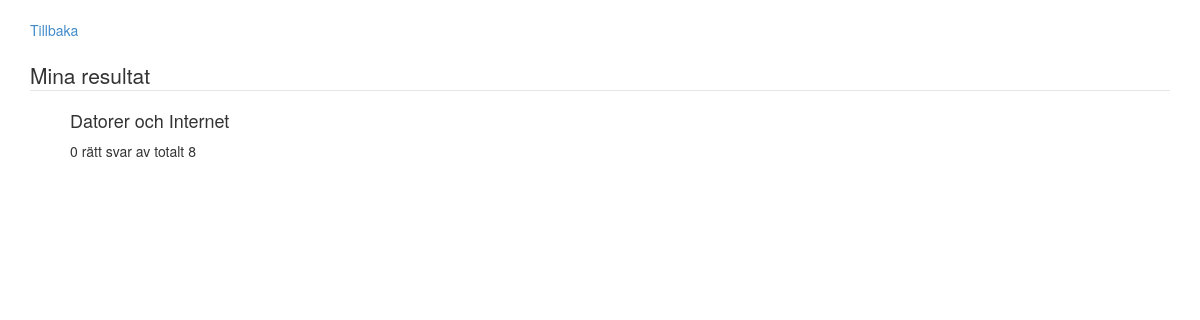
Before: /?showResults (signed in) with the older database file.
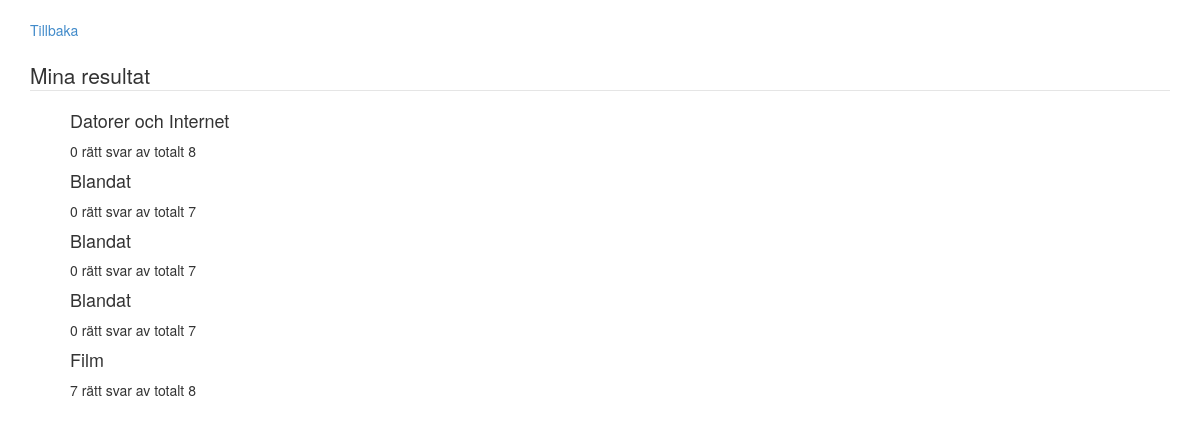
After: the same page with the newer database file.
### tables this page shows
CREATE TABLE IF NOT EXISTS `results` (
  `ResultId` int(11) NOT NULL AUTO_INCREMENT,
  `Result` int(11) NOT NULL,
  `NumberOfQuestions` int(11) NOT NULL,
  `UserId` int(11) NOT NULL,
  `QuizId` int(11) NOT NULL,
  PRIMARY KEY (`ResultId`),
  KEY `QuizId` (`QuizId`),
  KEY `UserId` (`UserId`)
);

CREATE TABLE IF NOT EXISTS `quiz` (
  `QuizId` int(11) NOT NULL AUTO_INCREMENT,
  `QuizName` varchar(60) NOT NULL,
  PRIMARY KEY (`QuizId`),
  UNIQUE KEY `QuizName` (`QuizName`)
);

### Model/Dao/Repository.php (called while the page is built, shortened)
<?php
abstract class Repository {
	protected $dbConnection;
    protected function connection() {
    	if ($this->dbConnection == null) {
            $this->dbConnection = new PDO(Settings::$DB_CONNECTION, Settings::$DB_USERNAME, Settings::$DB_PASSWORD);
        $this->dbConnection->setAttribute(PDO::ATTR_ERRMODE, PDO::ERRMODE_EXCEPTION);
        return $this->dbConnection;
    }
  }
}

### View/PlayQuizView.php (called while the page is built, shortened)
<?php
require_once("Model/QuizModel.php");
class PlayQuizView extends BaseView {
	public function didUserPressGoToShowAllQuizToPlay() {
		return false;
	}
	public function hasChosenQuiz() {
		return false;
	}
}

### Controller/LoginController.php (called while the page is built, shortened)
<?php
require_once("View/HTMLView.php");
require_once("Model/LoginModel.php");
class LoginController {
    private $model;
    public function __construct() {
        $this->model = new LoginModel();
    }
    public function isAuthenticated() {
        if ($this->model->isLoggedIn()) {
            return true;
        }
        return false;
    }
}

### Model/LoginModel.php (called while the page is built, shortened)
<?php
require_once('./Controller/LoginController.php');
class LoginModel{
    public function isLoggedIn(){
        if (isset($_SESSION['loggedIn'])){
            return true;
        }
        return false;
    }
}

### Controller/QuizController.php (called while the page is built, shortened)
<?php
require_once("View/PlayQuizView.php");
require_once("View/HTMLView.php");
require_once("Model/QuizModel.php");
require_once("Model/Quiz.php");
require_once("Model/Dao/QuizRepository.php");
require_once("View/ResultView.php");
require_once("Model/Result.php");
class QuizController {
	private $htmlView;
	private $resultView;
	public function __construct() {
		$this->htmlView = new HTMLView();
		$this->resultView = new ResultView();
	}
	public function showMyResults($userId) {
		 $this->htmlView->echoHTML($this->resultView->showMyResults($userId));
	}
}

### index.php (called while the page is built, shortened)
<?php
require_once('Controller/MasterController.php');
$masterController = new MasterController();
$masterController->doControll();

### Model/QuizModel.php (called while the page is built, shortened)
<?php
require_once("Model/Dao/QuizRepository.php");
require_once("Model/QuestionModel.php");
require_once("Model/Result.php");
require_once("Model/Quiz.php");
class QuizModel {
	private $quizRepository;
	public function __construct() {
		$this->quizRepository = new QuizRepository();
	}
	public function getQuiz($quizId) {
		return $this->quizRepository->getQuiz($quizId);
	}
	public function getQuizResults($userId) {
		return $this->quizRepository->getQuizResults($userId);
	}
}

### Model/Dao/QuizRepository.php (called while the page is built, shortened)
<?php
require_once("Model/Quiz.php");
require_once("Model/Result.php");
require_once("Model/Dao/Repository.php");
class QuizRepository extends Repository{
	private $db;
	private $questionTable = "question";
	private $resultTable = "results";
	private $results = array();
	public function __construct() {
		$this->dbTable = 'quiz';
		$this->db = $this->connection();
	}
	public function getQuizResults($userId) {
		$sql = "SELECT * FROM " . $this->resultTable . " WHERE " . $this->userId . " = ?";
		$params = array($userId);
		$query = $this->db->prepare($sql);
		$query->execute($params);
		foreach ($query->fetchAll() as $resultObj) {
			$score = $resultObj[$this->result];
			$numOfQuestions = $resultObj[$this->numberOfQuestions];
			$quizId = $resultObj[$this->quizId];
			$userId = $resultObj[$this->userId];
			$resultId = $resultObj[$this->resultId];
			$result = new Result($score, $numOfQuestions, $userId, $quizId, $resultId);
			$this->results[] = $result;
		}
		return $this->results;
	}
	public function getQuiz($quizId) {
		$sql = "SELECT * FROM $this->dbTable WHERE " . $this->quizId . " = ?";
		$params = array($quizId);
		$query = $this->db->prepare($sql);
		$query->execute($params);
		$result = $query->fetch();
		if ($result) {
			$quiz = new Quiz($result[$this->quizName], $result[$this->quizId]);
			$sql = "SELECT * FROM " . $this->questionTable . " WHERE " . $this->quizId . " = ?";
			$query = $this->db->prepare($sql);
			$query->execute (array($result[$this->quizId]));
			$questions = $query->fetchAll();
			foreach($questions as $question) {
				$question = new Question($question[$this->questionName], $question[$this->quizId], $question[$this->questionId]);
				$quiz->add($question);
			}
			return $quiz;
		}
		return NULL;
	}
}

### Model/Result.php (called while the page is built, shortened)
<?php
class Result {
	private $score;
	private $numOfQuestions;
	private $quizId;
	public function __construct($score, $numOfQuestions, $userId, $quizId, $resultId = NULL) {
		$this->score = $score;
		$this->numOfQuestions = $numOfQuestions;
		$this->quizId = $quizId;
	}
	public function getScore() {
		return $this->score;
	}
	public function getNumOfQuestions() {
		return $this->numOfQuestions;
	}
	public function getQuizId() {
		return $this->quizId;
	}
}

### Model/Quiz.php (called while the page is built, shortened)
<?php
class Quiz {
	private $quizName;
	public function __construct($quizName, $quizId = NULL) {
		$this->quizName = $quizName;
		$this->questions = new Questions();
	}
	public function getName() {
		return $this->quizName;
	}
}

### View/ResultView.php (the view, shortened to what this page needs)
<?php
require_once("Model/QuizModel.php");
class ResultView extends BaseView {
	private $quizModel;
	public function __construct() {
		$this->quizModel = new QuizModel();
	}
	public function didUserPressGoToShowResults() {
		if (isset($_GET[$this->showResultsLocation])) {
			return true;
		}
		return false;
	}
	public function showMyResults($userId) {
		$results = $this->quizModel->getQuizResults($userId);
		$html = "
		</br>
		<a href='?' name='returnToPage'>Tillbaka</a> </br> </br>
		<legend>Mina resultat</legend>
		<ul style='list-style-type: none;'>";
		if ($results == NULL) {
			$html .= "Du har inga resultat";
		}
		else {
			foreach($results as $result) {
				$quiz = $this->quizModel->getQuiz($result->getQuizId());
				$html .= "<li><h4>" . $quiz->getName() . "</h4>" . $result->getScore() . " rätt svar av totalt ". $result->getNumOfQuestions() ."</li>";
			}
		}
		$html .= "</ul>";
		return $html;
	}
}

### Controller/MasterController.php (shortened to what this page needs)
<?php
require_once("Controller/QuizController.php");
require_once("Controller/LoginController.php");
require_once("View/PlayQuizView.php");
require_once("Model/Dao/QuizRepository.php");
require_once("View/ResultView.php");
class MasterController {
	private $loginController;
	private $quizController;
    private $playQuizView;
    private $quizRepository;
    private $resultView;
	public function __construct() {
		$this->loginController = new LoginController();
		$this->quizController = new QuizController();
        $this->playQuizView = new PlayQuizView();
        $this->quizRepository = new QuizRepository();
        $this->resultView = new ResultView();
	}
	public function doControll() {
        try {
            if ($this->playQuizView->didUserPressGoToShowAllQuizToPlay() && $this->loginController->isAuthenticated() || $this->playQuizView->hasChosenQuiz() && $this->loginController->isAuthenticated()) {
                if ($this->playQuizView->hasChosenQuiz() && $this->quizRepository->isValidPlayableQuizId($this->playQuizView->getChosenQuiz())) {
                    $this->quizController->playQuiz($this->loginController->getId());
                }
                else {
                    $this->quizController->showAllQuizToPlay();
                }
            }
            else if ($this->resultView->didUserPressGoToShowResults() && $this->loginController->isAuthenticated()) {
                $this->quizController->showMyResults($this->loginController->getId());
            }
        }
        catch (Exception $e) {
            error_log($e->getMessage() . "\n", 3, Settings::$ERROR_LOG);
            if (Settings::$DO_DEBUG) {
                throw $e;
            }
            else {
                BaseView::redirectToErrorPage();
                die();
            }
        }
	}
}

### View/HTMLView.php (shortened to what this page needs)
<?php
class HTMLView {
    public function echoHTML($body) {
        echo "
				<!DOCTYPE html>
				<html>
				<head>
				<meta charset='utf-8'>
                <meta name='viewport' content='width=device-width, initial-scale=1'>
                <title>MyQuiz</title>
                <link rel='stylesheet' href='css/bootstrap.min.css'>
				</head>
				<body>
				 <div class='container'>
					$body
                  </div>
				</body>
        <script src='https://ajax.googleapis.com/ajax/libs/jquery/1.11.1/jquery.min.js'></script>
        <script type='text/javascript' src='js/bootstrap.js'></script>
        <script type='text/javascript' src='js/bootstrap.min.js'></script>
				</html>";
    }
}

Changed rows visible on the page:
added results: QuizId.QuizName "Blandat", Result "0", NumberOfQuestions "7"
added results: QuizId.QuizName "Blandat", Result "0", NumberOfQuestions "7"
added results: QuizId.QuizName "Blandat", Result "0", NumberOfQuestions "7"
added results: QuizId.QuizName "Film", Result "7", NumberOfQuestions "8"
